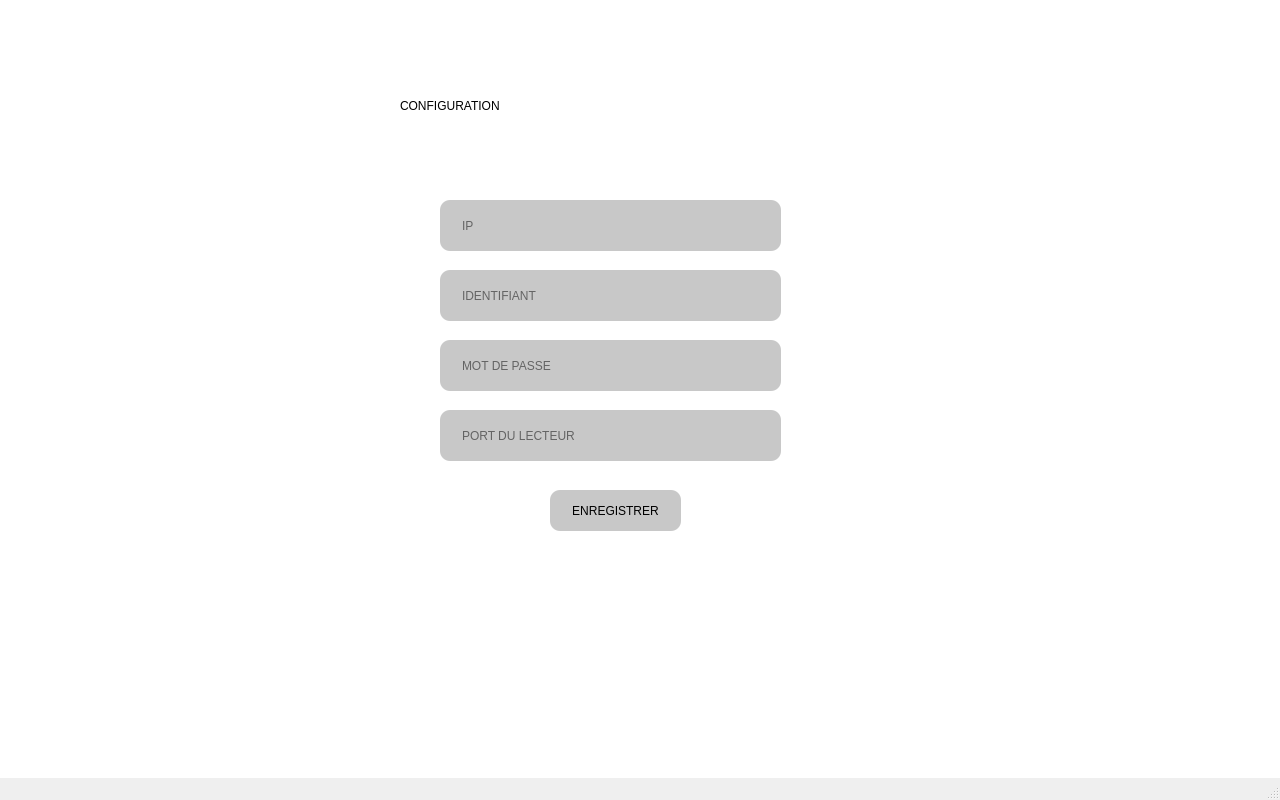
<?xml version="1.0" encoding="UTF-8"?>
<ui version="4.0">
 <class>PosteControle</class>
 <widget class="QMainWindow" name="PosteControle">
  <property name="geometry">
   <rect>
    <x>0</x>
    <y>0</y>
    <width>1280</width>
    <height>800</height>
   </rect>
  </property>
  <property name="windowTitle">
   <string>PosteControle</string>
  </property>
  <property name="windowIcon">
   <iconset resource="ressource.qrc">
    <normaloff>:/projet/20160101082551!LOGO_Disney_Cinema_2015.png</normaloff>:/projet/20160101082551!LOGO_Disney_Cinema_2015.png</iconset>
  </property>
  <widget class="QWidget" name="centralWidget">
   <widget class="QStackedWidget" name="stackedWidget">
    <property name="geometry">
     <rect>
      <x>0</x>
      <y>0</y>
      <width>1280</width>
      <height>800</height>
     </rect>
    </property>
    <property name="styleSheet">
     <string notr="true">background-color: rgb(255, 255, 255);</string>
    </property>
    <property name="currentIndex">
     <number>1</number>
    </property>
    <widget class="QWidget" name="P_acceuil">
     <widget class="QPushButton" name="pushButton">
      <property name="geometry">
       <rect>
        <x>90</x>
        <y>550</y>
        <width>1081</width>
        <height>171</height>
       </rect>
      </property>
      <property name="styleSheet">
       <string notr="true">	padding:6px 0 6px 0;
	font:bold 13px Arial;
	background:rgb(150, 150, 150);
	color:#555;
	border-radius:15px;
	width:100px;
	border:1px solid #ccc;
font: 24pt &quot;MS Shell Dlg 2&quot;;
</string>
      </property>
      <property name="text">
       <string>RENOUVELER ABONNEMENT</string>
      </property>
     </widget>
     <widget class="Line" name="line">
      <property name="geometry">
       <rect>
        <x>610</x>
        <y>110</y>
        <width>16</width>
        <height>411</height>
       </rect>
      </property>
      <property name="sizePolicy">
       <sizepolicy hsizetype="Fixed" vsizetype="Fixed">
        <horstretch>10</horstretch>
        <verstretch>10</verstretch>
       </sizepolicy>
      </property>
      <property name="orientation">
       <enum>Qt::Vertical</enum>
      </property>
     </widget>
     <widget class="QLineEdit" name="lineRecherche">
      <property name="geometry">
       <rect>
        <x>160</x>
        <y>150</y>
        <width>381</width>
        <height>51</height>
       </rect>
      </property>
      <property name="styleSheet">
       <string notr="true">border-radius:10px;
background-color: rgb(200, 200, 200);
font: 14pt &quot;MS Shell Dlg 2&quot;;
padding-left:20px;</string>
      </property>
      <property name="text">
       <string/>
      </property>
      <property name="placeholderText">
       <string>Recherche....</string>
      </property>
     </widget>
     <widget class="QListWidget" name="listAdherents">
      <property name="geometry">
       <rect>
        <x>160</x>
        <y>220</y>
        <width>381</width>
        <height>281</height>
       </rect>
      </property>
      <property name="styleSheet">
       <string notr="true">border-radius:10px;
background-color: rgb(200, 200, 200);
font: 14pt &quot;MS Shell Dlg 2&quot;;
padding-left:20px;</string>
      </property>
     </widget>
     <widget class="QLineEdit" name="lineNom">
      <property name="geometry">
       <rect>
        <x>650</x>
        <y>210</y>
        <width>381</width>
        <height>51</height>
       </rect>
      </property>
      <property name="styleSheet">
       <string notr="true">border-radius:10px;
background-color: rgb(200, 200, 200);
font: 14pt &quot;MS Shell Dlg 2&quot;;
padding-left:20px;</string>
      </property>
      <property name="text">
       <string/>
      </property>
      <property name="readOnly">
       <bool>true</bool>
      </property>
      <property name="placeholderText">
       <string>Nom</string>
      </property>
     </widget>
     <widget class="QLineEdit" name="linePrenom">
      <property name="geometry">
       <rect>
        <x>650</x>
        <y>270</y>
        <width>381</width>
        <height>51</height>
       </rect>
      </property>
      <property name="styleSheet">
       <string notr="true">border-radius:10px;
background-color: rgb(200, 200, 200);
font: 14pt &quot;MS Shell Dlg 2&quot;;
padding-left:20px;</string>
      </property>
      <property name="text">
       <string/>
      </property>
      <property name="readOnly">
       <bool>true</bool>
      </property>
      <property name="placeholderText">
       <string>Prénom</string>
      </property>
     </widget>
     <widget class="QLineEdit" name="lineAdresse">
      <property name="geometry">
       <rect>
        <x>650</x>
        <y>330</y>
        <width>381</width>
        <height>51</height>
       </rect>
      </property>
      <property name="styleSheet">
       <string notr="true">border-radius:10px;
background-color: rgb(200, 200, 200);
font: 14pt &quot;MS Shell Dlg 2&quot;;
padding-left:20px;</string>
      </property>
      <property name="text">
       <string/>
      </property>
      <property name="readOnly">
       <bool>true</bool>
      </property>
      <property name="placeholderText">
       <string>Adresse</string>
      </property>
     </widget>
     <widget class="QLineEdit" name="lineTelephone">
      <property name="geometry">
       <rect>
        <x>650</x>
        <y>390</y>
        <width>381</width>
        <height>51</height>
       </rect>
      </property>
      <property name="styleSheet">
       <string notr="true">border-radius:10px;
background-color: rgb(200, 200, 200);
font: 14pt &quot;MS Shell Dlg 2&quot;;
padding-left:20px;</string>
      </property>
      <property name="text">
       <string/>
      </property>
      <property name="readOnly">
       <bool>true</bool>
      </property>
      <property name="placeholderText">
       <string>Téléphone</string>
      </property>
     </widget>
     <widget class="QLineEdit" name="lineExpiration">
      <property name="geometry">
       <rect>
        <x>650</x>
        <y>450</y>
        <width>261</width>
        <height>51</height>
       </rect>
      </property>
      <property name="styleSheet">
       <string notr="true">border-radius:10px;
background-color: rgb(200, 200, 200);
font: 14pt &quot;MS Shell Dlg 2&quot;;
padding-left:20px;</string>
      </property>
      <property name="text">
       <string/>
      </property>
      <property name="readOnly">
       <bool>true</bool>
      </property>
      <property name="placeholderText">
       <string>Date de fin d'abonnement</string>
      </property>
     </widget>
     <widget class="QLabel" name="labelCine">
      <property name="geometry">
       <rect>
        <x>10</x>
        <y>0</y>
        <width>161</width>
        <height>81</height>
       </rect>
      </property>
      <property name="text">
       <string/>
      </property>
      <property name="pixmap">
       <pixmap resource="ressource.qrc">:/images/leparnal_logo.png</pixmap>
      </property>
     </widget>
     <widget class="QLabel" name="labelAvatar">
      <property name="geometry">
       <rect>
        <x>760</x>
        <y>40</y>
        <width>131</width>
        <height>121</height>
       </rect>
      </property>
      <property name="styleSheet">
       <string notr="true">border-style: solid;
  border-width: 5px;</string>
      </property>
      <property name="text">
       <string/>
      </property>
     </widget>
    </widget>
    <widget class="QWidget" name="P_config">
     <widget class="QLabel" name="label">
      <property name="geometry">
       <rect>
        <x>400</x>
        <y>40</y>
        <width>421</width>
        <height>131</height>
       </rect>
      </property>
      <property name="styleSheet">
       <string notr="true">font: 40pt &quot;MS Shell Dlg 2&quot;;
color: rgb(0, 0, 0);</string>
      </property>
      <property name="text">
       <string>CONFIGURATION</string>
      </property>
     </widget>
     <widget class="QLabel" name="labellogo2">
      <property name="geometry">
       <rect>
        <x>10</x>
        <y>0</y>
        <width>171</width>
        <height>81</height>
       </rect>
      </property>
      <property name="text">
       <string/>
      </property>
      <property name="pixmap">
       <pixmap resource="ressource.qrc">:/images/leparnal_logo.png</pixmap>
      </property>
     </widget>
     <widget class="QLineEdit" name="lineIp">
      <property name="geometry">
       <rect>
        <x>440</x>
        <y>200</y>
        <width>341</width>
        <height>51</height>
       </rect>
      </property>
      <property name="styleSheet">
       <string notr="true">border-radius:10px;
background-color: rgb(200, 200, 200);
font: 14pt &quot;MS Shell Dlg 2&quot;;
padding-left:20px;</string>
      </property>
      <property name="text">
       <string/>
      </property>
      <property name="placeholderText">
       <string>IP</string>
      </property>
     </widget>
     <widget class="QLineEdit" name="linePort">
      <property name="geometry">
       <rect>
        <x>440</x>
        <y>410</y>
        <width>341</width>
        <height>51</height>
       </rect>
      </property>
      <property name="styleSheet">
       <string notr="true">border-radius:10px;
background-color: rgb(200, 200, 200);
font: 14pt &quot;MS Shell Dlg 2&quot;;
padding-left:20px;</string>
      </property>
      <property name="text">
       <string/>
      </property>
      <property name="placeholderText">
       <string>PORT DU LECTEUR</string>
      </property>
     </widget>
     <widget class="QLineEdit" name="linelogin">
      <property name="geometry">
       <rect>
        <x>440</x>
        <y>270</y>
        <width>341</width>
        <height>51</height>
       </rect>
      </property>
      <property name="styleSheet">
       <string notr="true">border-radius:10px;
background-color: rgb(200, 200, 200);
font: 14pt &quot;MS Shell Dlg 2&quot;;
padding-left:20px;</string>
      </property>
      <property name="text">
       <string/>
      </property>
      <property name="placeholderText">
       <string>IDENTIFIANT</string>
      </property>
     </widget>
     <widget class="QLineEdit" name="password">
      <property name="geometry">
       <rect>
        <x>440</x>
        <y>340</y>
        <width>341</width>
        <height>51</height>
       </rect>
      </property>
      <property name="styleSheet">
       <string notr="true">border-radius:10px;
background-color: rgb(200, 200, 200);
font: 14pt &quot;MS Shell Dlg 2&quot;;
padding-left:20px;</string>
      </property>
      <property name="echoMode">
       <enum>QLineEdit::Password</enum>
      </property>
      <property name="placeholderText">
       <string>MOT DE PASSE</string>
      </property>
     </widget>
     <widget class="QPushButton" name="Btn_enregistrer">
      <property name="geometry">
       <rect>
        <x>550</x>
        <y>490</y>
        <width>131</width>
        <height>41</height>
       </rect>
      </property>
      <property name="styleSheet">
       <string notr="true">border-radius:10px;
background-color: rgb(200, 200, 200);
font: 14pt &quot;MS Shell Dlg 2&quot;;
</string>
      </property>
      <property name="text">
       <string>ENREGISTRER</string>
      </property>
     </widget>
    </widget>
   </widget>
  </widget>
  <widget class="QStatusBar" name="statusBar"/>
 </widget>
 <layoutdefault spacing="6" margin="11"/>
 <resources>
  <include location="ressource.qrc"/>
 </resources>
 <connections/>
</ui>
